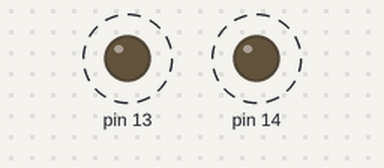
Bench run of a sketch on a simulated Arduino Uno, built with avr-gcc and run on an emulated ATmega328P. On the bench: output pins drawn as LEDs (lit = HIGH). Dashed ring = blinking.

Above: at 0.1 s.
Timing chart, 0 to 3.0 s (numbered marks = the images above):
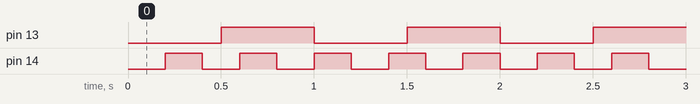

The sketch:

test.ino
```cpp
const unsigned long interval_1 = 500;
unsigned long timer_1;
const unsigned long interval_2 = 200;
unsigned long timer_2;
void setup(){
    pinMode(13,OUTPUT);
    timer_1 = millis();
    pinMode(14,OUTPUT);
    timer_2 = millis();
}
void loop(){
    if((millis() - timer_1) >= interval_1){
    togglePin_1 ();
   }
    if((millis() - timer_2) >= interval_2){
    togglePin_2 ();
   }
}
void togglePin_1 (){
    if(digitalRead(13)  ==  LOW){
    digitalWrite(13,true);
   }
    else{
    digitalWrite(13,false);
   }
    timer_1 = millis();
}
void togglePin_2 (){
    if(digitalRead(14)  ==  LOW){
    digitalWrite(14,true);
   }
    else{
    digitalWrite(14,false);
   }
    timer_2 = millis();
}
```

Measured:
- by itself, pin 13: alternates HIGH for 0.50 s and LOW for 0.50 s
- by itself, pin 14: alternates HIGH for 0.20 s and LOW for 0.20 s
- by itself, everything shown: repeats every 2.0 s, in 12 steps
